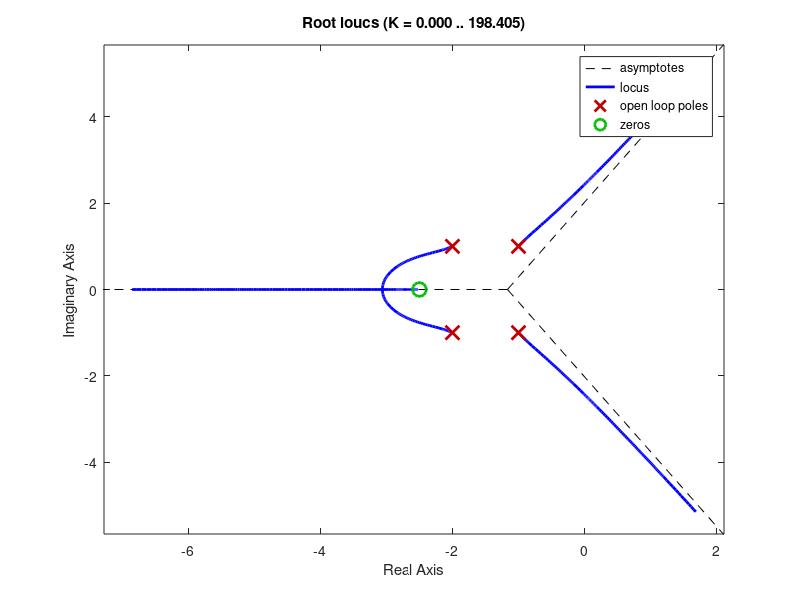
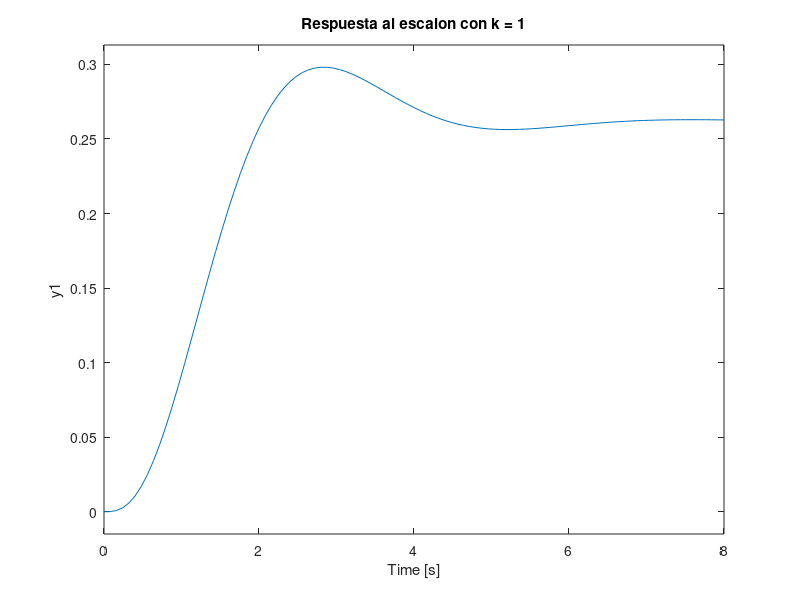

The MATLAB source for these figures, in order:
%% Inicio Limpio
clc;        % Consola limpia
clear;      % Workspace limpio
close all;  % Cierra otras ventanas

s = tf('s');

G = (s + 2.5)/((s^2 + 2*s + 2).*(s^2 + 4*s + 5));
H = 1;

%% Analizo el lugar de raices de la "transferencia de Lazo Abierto"

H1 = figure(1);
set(H1,'NumberTitle','off','name','Lugar de Raices');
rlocus( G * H );
hold on;
% rlocus( -G * H ); % graficar el lugar de raices completo
grid;
hold off;

% no se puede encontrar un valor de k tal que el factor de amortiguamiento
% de 0.707 porque K = 0 para que esto se cumpla

% si elijo un k muy chico tampoco puedo hacerlo porque los polos quedan
% demasiado cerca y no se pueden despreciar ( el factor de amortiguamiento
% solo tiene sentido en sistemas con 2 polos )

%% Respuesta al escalon con k

H2 = figure(2);

set(H2,'NumberTitle','off','name','Respuesta al escalon con k = 1.42');
k = 1.42; % sistema 
sys = feedback(k*G,H,-1)
step(sys);grid;
title('Respuesta al escalon con k = 1');
